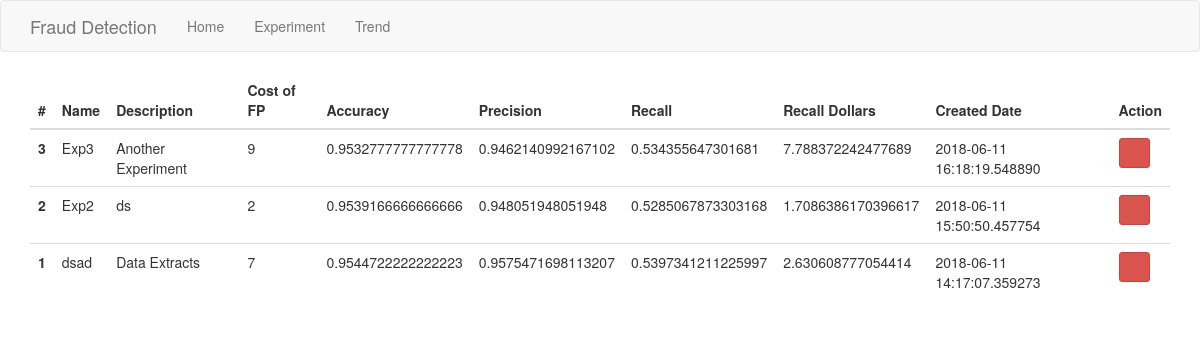
The app's page /fraud/ with its own data.
### fraudapp/model.py (models this page shows, shortened)
class Experiment(db.Model):
    __tablename__ = 'experiments_t'
    id = db.Column(db.Integer, primary_key=True)
    name = db.Column(db.String(255))
    description = db.Column(db.String(255))
    cost = db.Column(db.Integer, unique=True)
    accuracy = db.Column(db.Float)
    precision = db.Column(db.Float)
    recall= db.Column(db.Float)
    recall_dollars= db.Column(db.Float)
    createdDate = db.Column(db.DateTime, default=datetime.utcnow)

### fraudapp/fraud.py (the view)
@fraud.route("/")
def list():
    token = request.args.get('page_token', None)
    message = request.args.get('message')
    experiments, next_page_token = get_model().list(cursor=token)
    return render_template(
        "list.html",
        experiments=experiments,
        next_page_token=next_page_token)

### fraudapp/__init__.py (called while the page is built)
def get_model():
    from . import model
    model = model
    return model

### fraudapp/model.py (called while the page is built)
def from_sql(row):
    data = row.__dict__.copy()
    data['id'] = row.id
    data.pop('_sa_instance_state')
    return data

def list(limit=10, cursor=None):
    cursor = int(cursor) if cursor else 0
    query = (Experiment.query
             .order_by(Experiment.id.desc())
             .limit(limit)
             .offset(cursor))
    experiment = builtin_list(map(from_sql, query.all()))
    next_page = cursor + limit if len(experiment) == limit else None
    return (experiment, next_page)

### fraudapp/templates/list.html (shortened to what this page needs)
{% extends "base.html" %}
{% block content %}
<table class="table">
    <thead>
        <tr>
            <th scope="col">#</th>
            <th scope="col">Name</th>
            <th scope="col">Description</th>
            <th scope="col">Cost of FP</th>
            <th scope="col">Accuracy</th>
            <th scope="col">Precision</th>
            <th scope="col">Recall</th>
            <th scope="col">Recall Dollars</th>
            <th scope="col">Created Date</th>
            <th scope="col">Action</th>
        </tr>
    </thead>
  <tbody>
{% for exp in experiments %}
    <tr>
        <th scope="row">{{exp.id}}</th>
        <td>{{exp.name}}</td>
        <td>{{exp.description}}</td>
        <td>{{exp.cost}}</td>
        <td>{{exp.accuracy}}</td>
        <td>{{exp.precision}}</td>
        <td>{{exp.recall}}</td>
        <td>{{exp.recall_dollars}}</td>
        <td>{{exp.createdDate}}</td>
        <td>
            <a href="/fraud/{{exp.id}}/delete" class="btn btn-danger btn-sm">
                <i class="glyphicon glyphicon-trash"></i>
            </a>
        </td>
    </tr>
{% else %}
<p>No Experiments found</p>
{% endfor %}
</table>
{% endblock %}

### fraudapp/templates/base.html (shortened to what this page needs)
<!DOCTYPE html>
<html lang="en">
  <head>
    <link rel="stylesheet" href="{{ url_for('static', filename='bootstrap332-min.css') }}">
  </head>
  <body>
    <div class="navbar navbar-default">
      <div class="container">
        <div class="navbar-header">
          <div class="navbar-brand">Fraud Detection</div>
        </div>
        <ul class="nav navbar-nav">
          <li><a href="/">Home</a></li>
          <li><a href="/fraud/train">Experiment</a></li>
          <li><a href="/fraud/trend">Trend</a></li>
        </ul>
      </div>
    </div>
    <div class="container">
      {% block content %}{% endblock %}
    </div>
  </body>
</html>

### records on screen
Experiment: id "3", name "Exp3", description "Another Experiment", cost "9", accuracy "0.9532777777777778", precision "0.9462140992167102", recall "0.534355647301681", recall_dollars "7.788372242477689", createdDate "2018-06-11 16:18:19.548890"
Experiment: id "2", name "Exp2", description "ds", cost "2", accuracy "0.9539166666666666", precision "0.948051948051948", recall "0.5285067873303168", recall_dollars "1.7086386170396617", createdDate "2018-06-11 15:50:50.457754"
Experiment: id "1", name "dsad", description "Data Extracts", cost "7", accuracy "0.9544722222222223", precision "0.9575471698113207", recall "0.5397341211225997", recall_dollars "2.630608777054414", createdDate "2018-06-11 14:17:07.359273"
